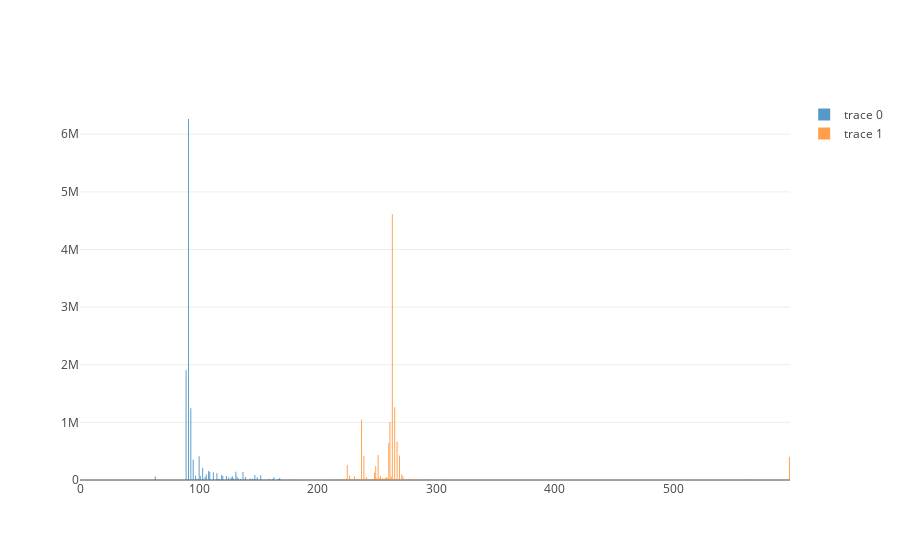

Notebook source saved alongside this figure:
### Code cell
df = pd.read_csv("calib.csv", header=None, dtype='i8', sep='[^\d]*', engine='python', skiprows=1, usecols=[1,2])



xbins=dict(
    start=1,
    end=200,
    size=5
)

trace1 = go.Bar(
    y=df.iloc[:,0],
    opacity=0.75, 
)
trace2 = go.Bar(
    y=df.iloc[:,1],
    opacity=0.75
)

data = [trace1, trace2]
layout = go.Layout(barmode='overlay')
fig = go.Figure(data=data, layout=layout)

plotly.iplot(fig, filename='overlaid histogram')

### Figure 1 — Plotly figure (JSON) as saved in the notebook; plotly's stock layout.template omitted (floating-point values rounded to 4 significant figures; data arrays with more than 128 entries replaced by an {"elided": "..."} marker saying what was removed)
{"data": [{"opacity": 0.75, "type": "bar", "uid": "072c810e-9b44-11e8-a1f2-3085a901329b", "y": {"elided": "599 int values"}}, {"opacity": 0.75, "type": "bar", "uid": "072c88ac-9b44-11e8-a1f2-3085a901329b", "y": {"elided": "599 int values"}}], "layout": {"barmode": "overlay"}}
